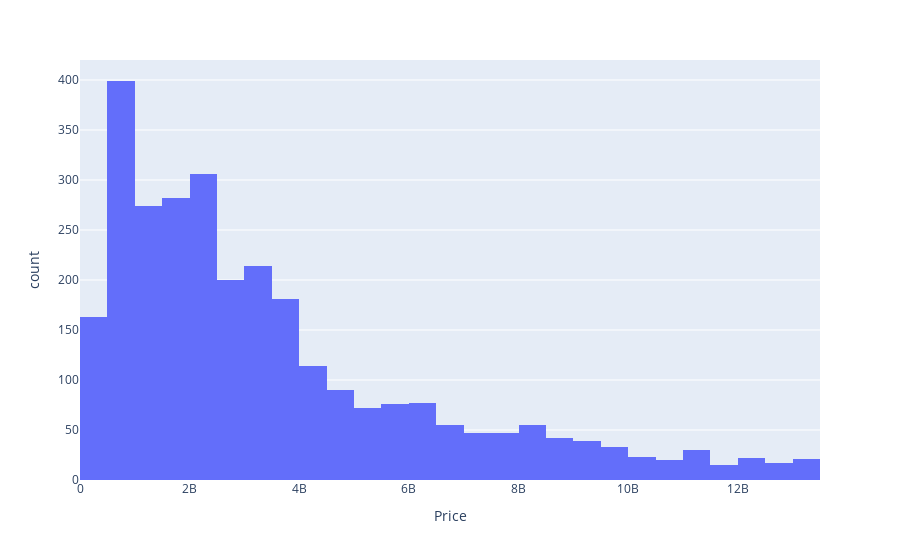

Write notebook code for a chart like this one.
### Code cell
import plotly.express as px

fig = px.histogram(df, x='Price', histfunc='count')
fig.show()

### Figure 1 — Plotly figure (JSON) as saved in the notebook; plotly's stock layout.template omitted (floating-point values rounded to 4 significant figures; data arrays with more than 128 entries replaced by an {"elided": "..."} marker saying what was removed)
{"data": [{"alignmentgroup": "True", "bingroup": "x", "histfunc": "count", "hovertemplate": "Price=%{x}<br>count=%{y}<extra></extra>", "legendgroup": "", "marker": {"color": "#636efa", "pattern": {"shape": ""}}, "name": "", "offsetgroup": "", "orientation": "v", "showlegend": false, "type": "histogram", "x": {"elided": "2914 int values"}, "xaxis": "x", "yaxis": "y"}], "layout": {"barmode": "relative", "legend": {"tracegroupgap": 0}, "margin": {"t": 60}, "xaxis": {"anchor": "y", "domain": [0, 1], "title": {"text": "Price"}}, "yaxis": {"anchor": "x", "domain": [0, 1], "title": {"text": "count"}}}}
